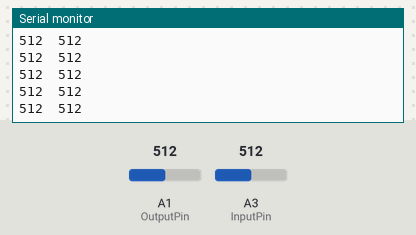
Recording of a sketch running on a simulated Arduino Uno, built with avr-gcc and run on an emulated ATmega328P. Parts: the last lines printed to the serial monitor. Inputs (shaded band) come from the test bench; at power-on: A1 (OutputPin) = 512, A3 (InputPin) = 512.

Above: at 1.2 s.
1.3 s: A1 (OutputPin) set to 985
At 2.3 s:
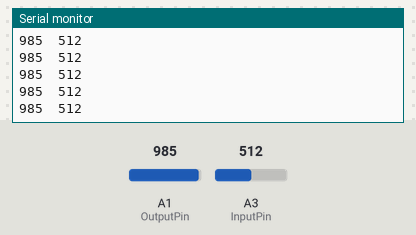
2.8 s: A1 (OutputPin) set to 1007
At 3.7 s:
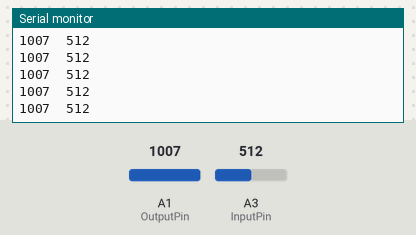
Timing chart, 0 to 5.8 s (numbered marks = the images above; inputs shaded):
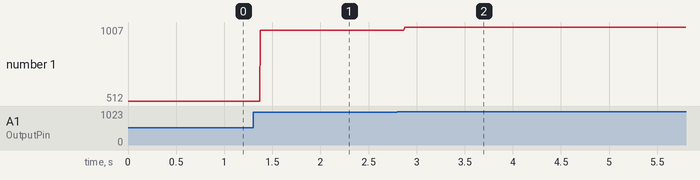

Measured:
- after the input at 1.3 s, the serial monitor: prints a new line after 0.08 s (image 1)
- after the input at 2.8 s, the serial monitor: prints a new line after 0.07 s (image 2)
- plotted number 1: 512 → 985 after the input at 1.3 s, 985 → 1007 after the input at 2.8 s

The sketch:

TSOP_Test.ino
```cpp
int sensorPin = A0;    // select the input pin for the TSOP
int OutputPin = A1;
int pot = A2;
int sensorValue = 0;  // variable to store the value coming from the sensor
int PhotoTransistorPin = A5;
int InputPin = A3;

void setup() {
  // initialize digital pin LED_BUILTIN as an output.
  Serial.begin(9600);
  pinMode(5, INPUT);
  pinMode(A0, INPUT);
  pinMode(A1, INPUT);

  //pinMode(A2, INPUT);
}

// the loop function runs over and over again forever
void loop() {
  Serial.print(analogRead(OutputPin));
  Serial.print('\t');
  Serial.println(analogRead(InputPin));
  //Serial.print('\t');
  //Serial.println(analogRead(InputPin)-analogRead(OutputPin));
  //Serial.print(analogRead(A0));
  //Serial.print('\t');
  //Serial.println(analogRead(A2));
  //Serial.println(analogRead(PhotoTransistorPin));
}
```
